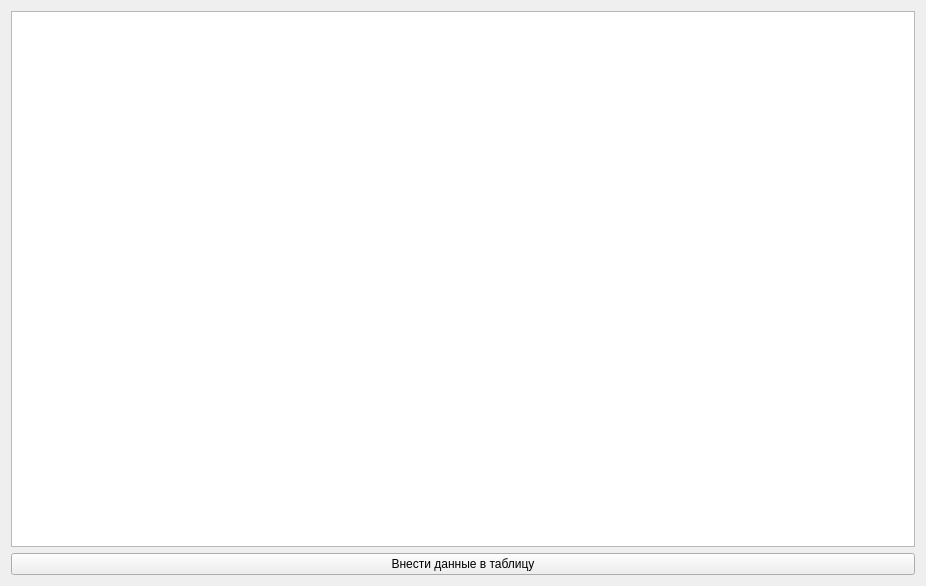
<?xml version="1.0" encoding="UTF-8"?>
<ui version="4.0">
 <class>Window1</class>
 <widget class="QWidget" name="Window1">
  <property name="geometry">
   <rect>
    <x>0</x>
    <y>0</y>
    <width>926</width>
    <height>586</height>
   </rect>
  </property>
  <property name="windowTitle">
   <string>CanSatApp</string>
  </property>
  <layout class="QHBoxLayout" name="horizontalLayout">
   <item>
    <layout class="QVBoxLayout" name="verticalLayout">
     <item>
      <widget class="QTableView" name="dbView"/>
     </item>
     <item>
      <layout class="QGridLayout" name="gridLayout">
       <item row="0" column="0">
        <widget class="QPushButton" name="addButton">
         <property name="text">
          <string>Внести данные в таблицу</string>
         </property>
        </widget>
       </item>
      </layout>
     </item>
    </layout>
   </item>
  </layout>
 </widget>
 <tabstops>
  <tabstop>dbView</tabstop>
 </tabstops>
 <resources/>
 <connections/>
</ui>
